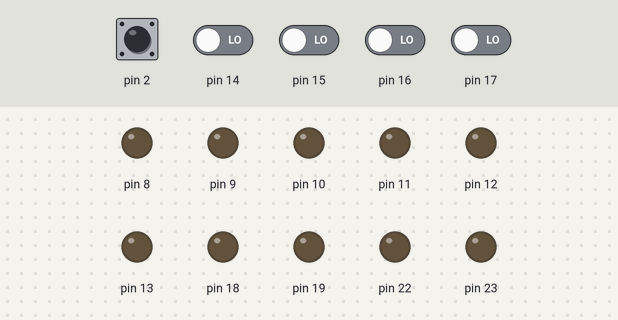
Simulated run of this sketch. Board: Arduino Uno, built with avr-gcc and run on an emulated ATmega328P. On the bench: output pins drawn as LEDs (lit = HIGH). Dashed ring = blinking. Inputs (shaded band) come from the test bench; at power-on: pin 2, pin 14–17 LOW. Random numbers use the default seed unless the sketch sets one.

Above: at 1.2 s.
1.3 s: pin 2 driven HIGH
At 2.0 s:
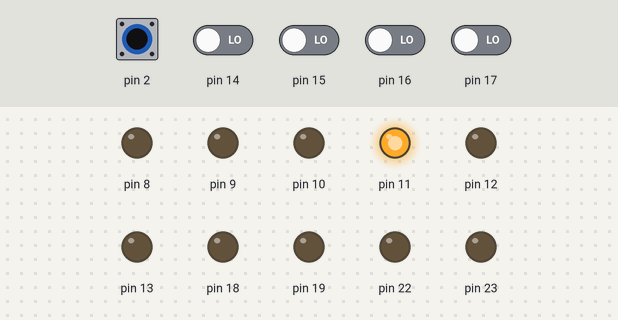
3.8 s: pin 17 driven HIGH
At 5.8 s:
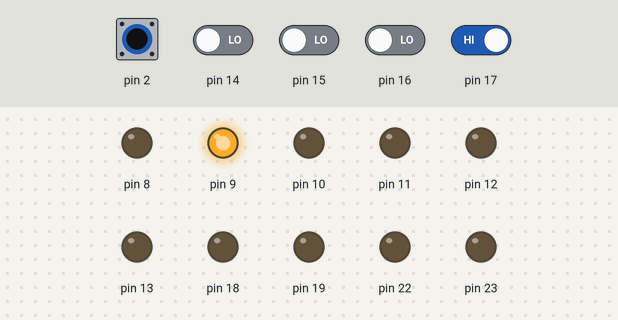
6.8 s: pin 2 pulsed LOW 2 times (0.12 s each, 0.3 s apart)
At 7.7 s:
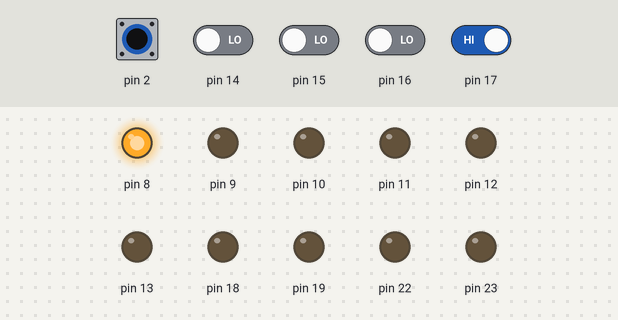
9.4 s: pin 2 pulsed LOW 5 times (0.12 s each, 0.3 s apart)
At 12.5 s:
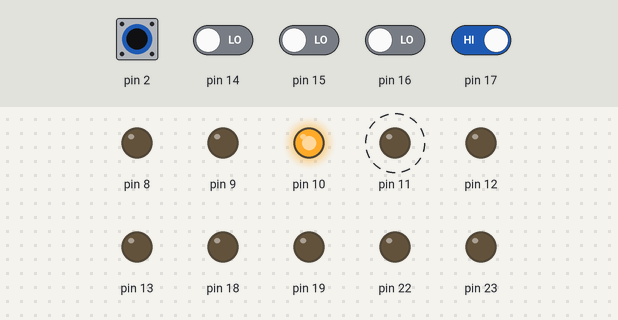
Timing chart, 0 to 14.2 s (numbered marks = the images above; inputs shaded):
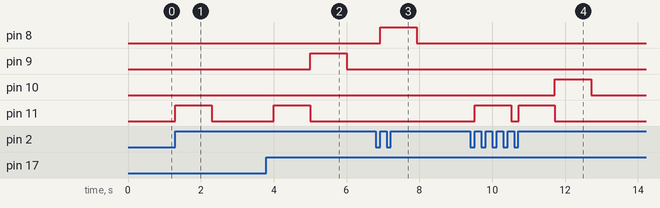

The sketch:

Juego_de_memoria.ino
```cpp
byte valorReg;

byte leds [4] = {1,2,4,8};//LEDS individuales
byte secuencia[9];
byte respuesta[9];

byte boton = 0;
int i;
int nivel=0;

boolean juego = false;


void inicioJuego(){
  if(juego == false){
    juego = !juego;
  }
}

void setup() {
  Serial.begin(9600);
  attachInterrupt(digitalPinToInterrupt(2),inicioJuego,RISING);

  //Configuramos puertos
  //0-Entrada 1-Salida
  //En puerto B estaran los LED's
  //(13-8)

  DDRB = B11111111;

  //En puerto C estaran los botones
  //(A5-A0);

  DDRC = B11110000;

}

void loop() {
  if(juego){
    //creamos secuencia
    for(i = 0; i<9 ; i++){
      secuencia[i] = leds[random(0,4)];
      if(i > 0){
        while(secuencia[i]  == secuencia[i-1]){
          secuencia[i] = leds[random(0,4)];
        }
      }

    }

    while(juego){
      for(i =0 ; i<=nivel ; i++){
        PORTB = secuencia[i];
        delay(1000);
        PORTB = 0;
      }


      for(i =0 ; i<=nivel ; i++){
        while(boton == 0 ){
          boton = PINC;
        }
        respuesta[i] = boton;
        boton = 0;
        delay(200);
        if(respuesta[i] != secuencia[i] ){
          juego = false;
          nivel = 0;
          break;
        }
      }

      if(juego && nivel != 8){
        nivel++;
      }else{
        nivel=0;
        juego = false;
      }
    }
  }
}
```

Measured:
- after the input at 1.3 s, pin 11: LOW → HIGH at once, → LOW 1.0 s later
- after the input at 3.8 s, pin 9: LOW → HIGH after 1.2 s, → LOW 1.0 s later; pin 11: LOW → HIGH after 0.20 s, → LOW 1.0 s later
- after the input at 6.8 s, pin 8: LOW → HIGH after 0.12 s, → LOW 1.0 s later
- after the input at 9.4 s, pin 10: LOW → HIGH after 2.3 s, → LOW 1.0 s later; pin 11: alternates HIGH for 1.0 s and LOW for 0.20 s, 4 changes in all, then stays LOW, starting after 0.12 s
